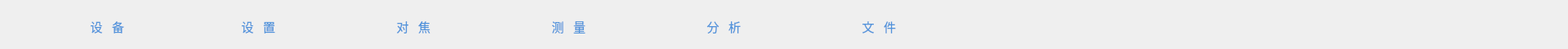
   <widget class="QWidget" name="tool_btn_widget" native="true">
    <property name="geometry">
     <rect>
      <x>0</x>
      <y>60</y>
      <width>1920</width>
      <height>60</height>
     </rect>
    </property>
    <property name="styleSheet">
     <string notr="true">
#tool_btn_widget{
border-bottom:1px solid #a8a8a8;
background-color:rgb(225,225,225);


}
QToolButton{
padding-left: 25px;

color:rgb(81,147,219);

background-color: rgba(0, 0, 255, 40);
background:transparent;
border-width:0;
border-style:outset;


}

QToolButton:hover	 {

padding-left: 25px;
color:rgb(81,147,219)
}

QToolButton:pressed{

padding-left: 25px;
color:rgb(81,147,219)
}
</string>
    </property>
    <widget class="QWidget" name="equipment_btn_widget" native="true">
     <property name="geometry">
      <rect>
       <x>45</x>
       <y>5</y>
       <width>140</width>
       <height>55</height>
      </rect>
     </property>
     <property name="styleSheet">
      <string notr="true">
background-color: rgba(0, 0, 255, 40);
background:transparent;
border-width:0;
border-style:outset;
border-image: url(:/img/btn/tool_click.png);</string>
     </property>
     <widget class="QToolButton" name="equipment_btn">
      <property name="geometry">
       <rect>
        <x>0</x>
        <y>0</y>
        <width>140</width>
        <height>55</height>
       </rect>
      </property>
      <property name="sizePolicy">
       <sizepolicy hsizetype="Fixed" vsizetype="Maximum">
        <horstretch>0</horstretch>
        <verstretch>0</verstretch>
       </sizepolicy>
      </property>
      <property name="font">
       <font>
        <family>微软雅黑</family>
        <pointsize>11</pointsize>
       </font>
      </property>
      <property name="styleSheet">
       <string notr="true"/>
      </property>
      <property name="text">
       <string>  设   备</string>
      </property>
      <property name="icon">
       <iconset resource="img.qrc">
        <normaloff>:/img/btn/equipment.png</normaloff>:/img/btn/equipment.png</iconset>
      </property>
      <property name="toolButtonStyle">
       <enum>Qt::ToolButtonTextBesideIcon</enum>
      </property>
      <property name="autoRaise">
       <bool>true</bool>
      </property>
     </widget>
    </widget>
    <widget class="QWidget" name="config_btn_widget" native="true">
     <property name="geometry">
      <rect>
       <x>230</x>
       <y>5</y>
       <width>140</width>
       <height>55</height>
      </rect>
     </property>
     <property name="styleSheet">
      <string notr="true">#config_btn_widget{
background-color: rgba(0, 0, 255, 40);
background:transparent;
border-width:0;
border-style:outset;
border-image: url(:/img/btn/tool_click.png);
}
</string>
     </property>
     <widget class="QToolButton" name="config_btn">
      <property name="geometry">
       <rect>
        <x>0</x>
        <y>0</y>
        <width>140</width>
        <height>55</height>
       </rect>
      </property>
      <property name="sizePolicy">
       <sizepolicy hsizetype="Fixed" vsizetype="Maximum">
        <horstretch>0</horstretch>
        <verstretch>0</verstretch>
       </sizepolicy>
      </property>
      <property name="font">
       <font>
        <family>微软雅黑</family>
        <pointsize>11</pointsize>
       </font>
      </property>
      <property name="styleSheet">
       <string notr="true"/>
      </property>
      <property name="text">
       <string>  设   置</string>
      </property>
      <property name="icon">
       <iconset resource="img.qrc">
        <normaloff>:/img/btn/config.png</normaloff>:/img/btn/config.png</iconset>
      </property>
      <property name="toolButtonStyle">
       <enum>Qt::ToolButtonTextBesideIcon</enum>
      </property>
      <property name="autoRaise">
       <bool>true</bool>
      </property>
     </widget>
    </widget>
    <widget class="QWidget" name="focus_btn_widget" native="true">
     <property name="geometry">
      <rect>
       <x>420</x>
       <y>5</y>
       <width>140</width>
       <height>55</height>
      </rect>
     </property>
     <property name="styleSheet">
      <string notr="true">#focus_btn_widget{
background-color: rgba(0, 0, 255, 40);
background:transparent;
border-width:0;
border-style:outset;
border-image: url(:/img/btn/tool_click.png);
}
</string>
     </property>
     <widget class="QToolButton" name="focus_btn">
      <property name="geometry">
       <rect>
        <x>0</x>
        <y>0</y>
        <width>140</width>
        <height>55</height>
       </rect>
      </property>
      <property name="sizePolicy">
       <sizepolicy hsizetype="Fixed" vsizetype="Maximum">
        <horstretch>0</horstretch>
        <verstretch>0</verstretch>
       </sizepolicy>
      </property>
      <property name="font">
       <font>
        <family>微软雅黑</family>
        <pointsize>11</pointsize>
       </font>
      </property>
      <property name="styleSheet">
       <string notr="true"/>
      </property>
      <property name="text">
       <string>  对   焦</string>
      </property>
      <property name="icon">
       <iconset resource="img.qrc">
        <normaloff>:/img/btn/focus.png</normaloff>:/img/btn/focus.png</iconset>
      </property>
      <property name="toolButtonStyle">
       <enum>Qt::ToolButtonTextBesideIcon</enum>
      </property>
      <property name="autoRaise">
       <bool>true</bool>
      </property>
     </widget>
    </widget>
    <widget class="QWidget" name="measure_btn_widget" native="true">
     <property name="geometry">
      <rect>
       <x>610</x>
       <y>5</y>
       <width>140</width>
       <height>55</height>
      </rect>
     </property>
     <property name="styleSheet">
      <string notr="true">#measure_btn_widget{
background-color: rgba(0, 0, 255, 40);
background:transparent;
border-width:0;
border-style:outset;
border-image: url(:/img/btn/tool_click.png);
}
</string>
     </property>
     <widget class="QToolButton" name="measure_btn">
      <property name="geometry">
       <rect>
        <x>0</x>
        <y>0</y>
        <width>140</width>
        <height>55</height>
       </rect>
      </property>
      <property name="sizePolicy">
       <sizepolicy hsizetype="Fixed" vsizetype="Maximum">
        <horstretch>0</horstretch>
        <verstretch>0</verstretch>
       </sizepolicy>
      </property>
      <property name="font">
       <font>
        <family>微软雅黑</family>
        <pointsize>11</pointsize>
       </font>
      </property>
      <property name="styleSheet">
       <string notr="true"/>
      </property>
      <property name="text">
       <string>  测   量</string>
      </property>
      <property name="icon">
       <iconset resource="img.qrc">
        <normaloff>:/img/btn/focus.png</normaloff>:/img/btn/focus.png</iconset>
      </property>
      <property name="toolButtonStyle">
       <enum>Qt::ToolButtonTextBesideIcon</enum>
      </property>
      <property name="autoRaise">
       <bool>true</bool>
      </property>
     </widget>
    </widget>
    <widget class="QWidget" name="analyse_btn_widget" native="true">
     <property name="geometry">
      <rect>
       <x>800</x>
       <y>5</y>
       <width>140</width>
       <height>55</height>
      </rect>
     </property>
     <property name="styleSheet">
      <string notr="true">#analyse_btn_widget{
background-color: rgba(0, 0, 255, 40);
background:transparent;
border-width:0;
border-style:outset;
border-image: url(:/img/btn/tool_click.png);
}
</string>
     </property>
     <widget class="QToolButton" name="analyse_btn">
      <property name="geometry">
       <rect>
        <x>0</x>
        <y>0</y>
        <width>140</width>
        <height>55</height>
       </rect>
      </property>
      <property name="sizePolicy">
       <sizepolicy hsizetype="Fixed" vsizetype="Maximum">
        <horstretch>0</horstretch>
        <verstretch>0</verstretch>
       </sizepolicy>
      </property>
      <property name="font">
       <font>
        <family>微软雅黑</family>
        <pointsize>11</pointsize>
       </font>
      </property>
      <property name="styleSheet">
       <string notr="true"/>
      </property>
      <property name="text">
       <string>  分   析</string>
      </property>
      <property name="icon">
       <iconset resource="img.qrc">
        <normaloff>:/img/btn/analyse.png</normaloff>:/img/btn/analyse.png</iconset>
      </property>
      <property name="toolButtonStyle">
       <enum>Qt::ToolButtonTextBesideIcon</enum>
      </property>
      <property name="autoRaise">
       <bool>true</bool>
      </property>
     </widget>
    </widget>
    <widget class="QWidget" name="file_btn_widget" native="true">
     <property name="geometry">
      <rect>
       <x>990</x>
       <y>5</y>
       <width>140</width>
       <height>55</height>
      </rect>
     </property>
     <property name="styleSheet">
      <string notr="true">#file_btn_widget{
background-color: rgba(0, 0, 255, 40);
background:transparent;
border-width:0;
border-style:outset;
border-image: url(:/img/btn/tool_click.png);
}
</string>
     </property>
     <widget class="QToolButton" name="file_btn">
      <property name="geometry">
       <rect>
        <x>0</x>
        <y>0</y>
        <width>140</width>
        <height>55</height>
       </rect>
      </property>
      <property name="sizePolicy">
       <sizepolicy hsizetype="Fixed" vsizetype="Maximum">
        <horstretch>0</horstretch>
        <verstretch>0</verstretch>
       </sizepolicy>
      </property>
      <property name="font">
       <font>
        <family>微软雅黑</family>
        <pointsize>11</pointsize>
       </font>
      </property>
      <property name="styleSheet">
       <string notr="true"/>
      </property>
      <property name="text">
       <string>  文   件</string>
      </property>
      <property name="icon">
       <iconset resource="img.qrc">
        <normaloff>:/img/btn/file.png</normaloff>:/img/btn/file.png</iconset>
      </property>
      <property name="toolButtonStyle">
       <enum>Qt::ToolButtonTextBesideIcon</enum>
      </property>
      <property name="autoRaise">
       <bool>true</bool>
      </property>
     </widget>
    </widget>
   </widget>
